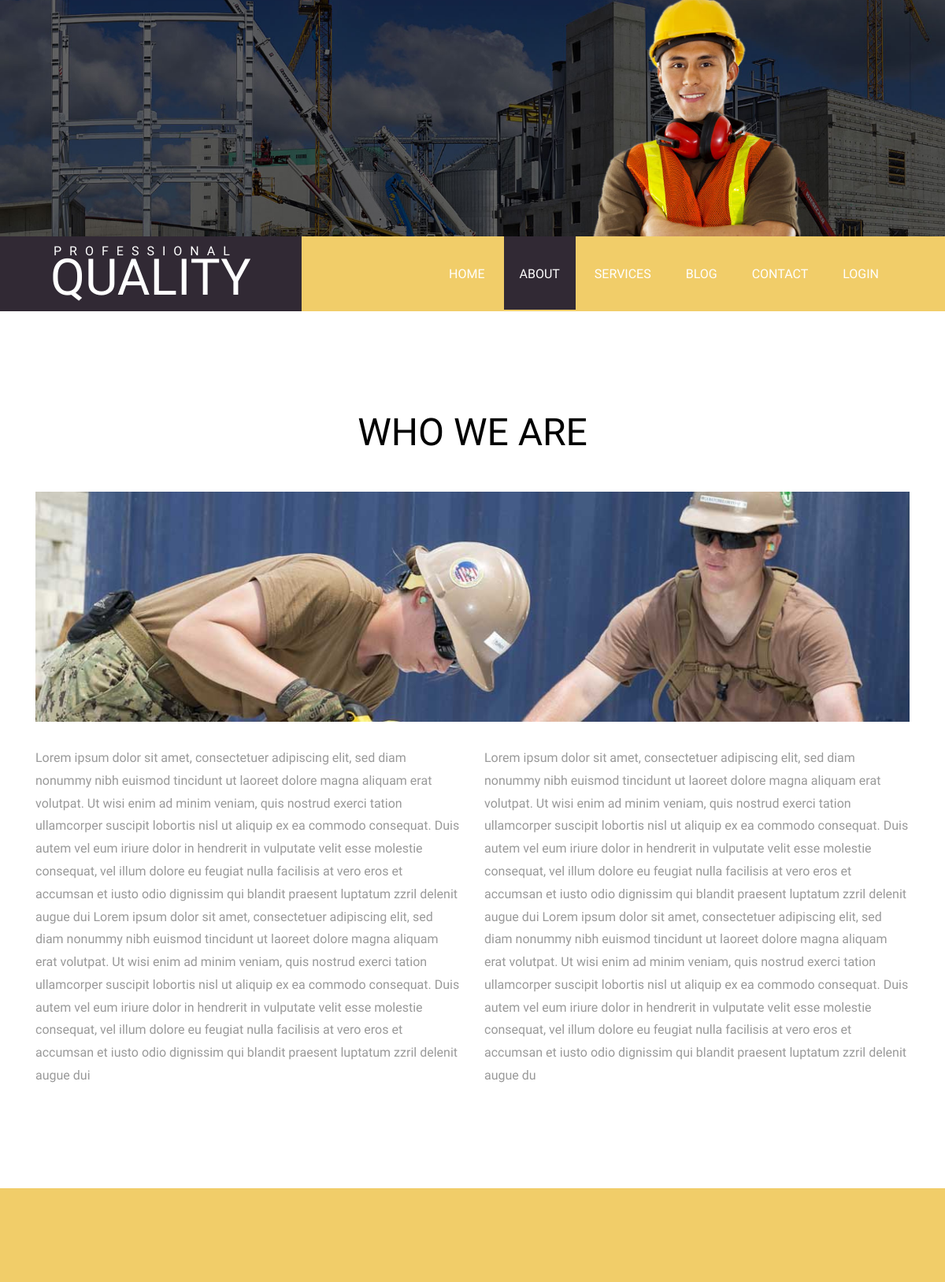
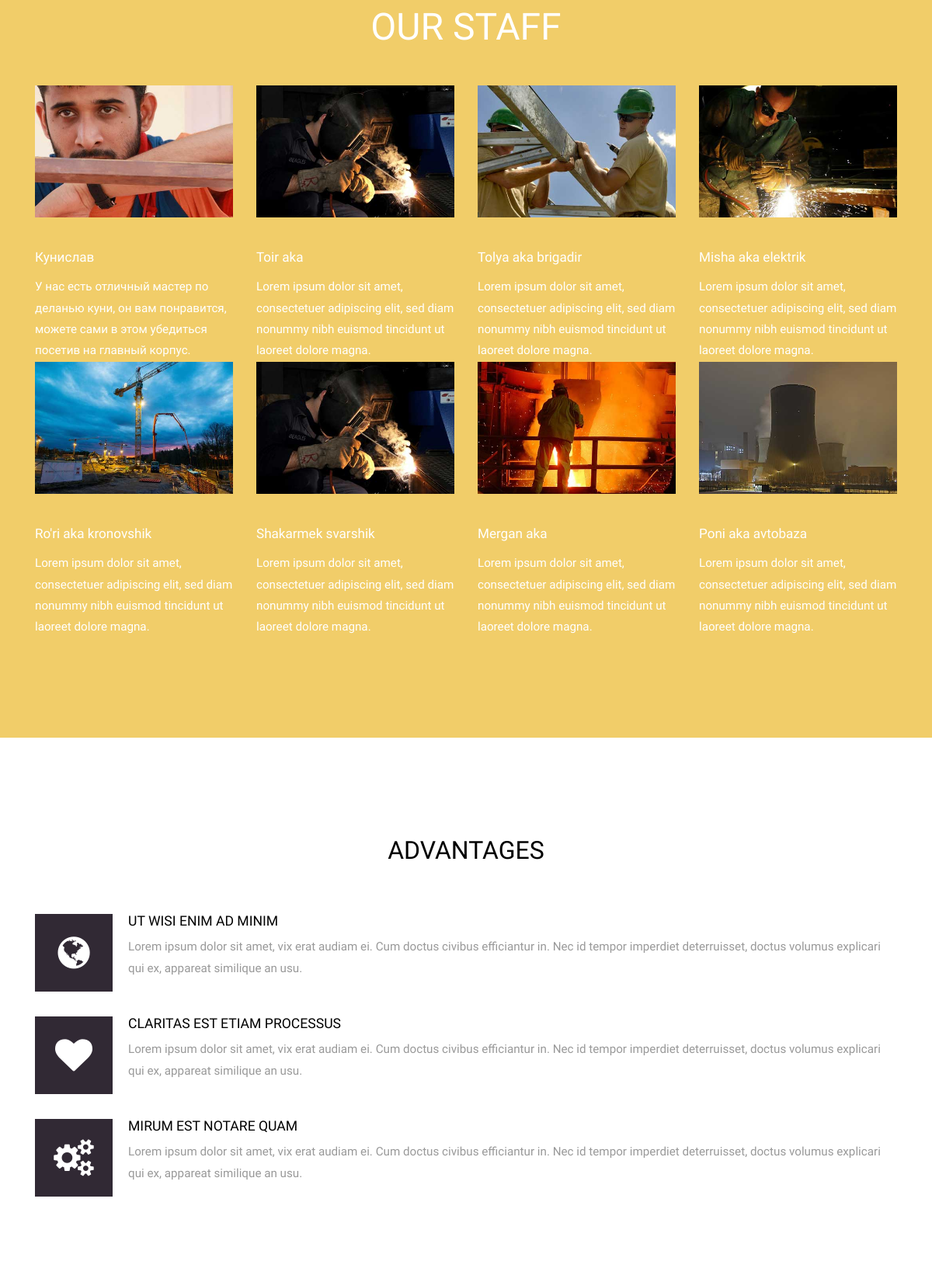
The page /about/ (upper part) on the database its author committed (2 pictures, top to bottom).
### pages/models.py (models this page shows, shortened)
class About(models.Model):
    descr = models.TextField(verbose_name="Описание описания сайта")
    slug = models.SlugField(blank=True, null=True, unique=True)
    class Meta:
        verbose_name = "Описание сайта"
        verbose_name_plural = "Описании сайта"

class Human(models.Model):
    title = models.CharField(verbose_name="Имя человека", max_length=150, unique=True)
    descr = models.TextField(verbose_name="Описание человека")
    does_work = models.BooleanField(verbose_name="Работает?", default=True)
    slug = models.SlugField(blank=True, null=True, unique=True)
    def get_photo_human(self):
        photo = self.humanimage_set.all().first()
        if photo is not None:
            return photo.photo.url
        return "https://images.satu.kz/126101312_w640_h640_razdel-v-razrabotketovary.jpg"
    class Meta:
        verbose_name = "Человек"
        verbose_name_plural = "Люди"

class HumanImage(models.Model):
    photo = models.ImageField(verbose_name="Фото", upload_to="humans/", blank=True, null=True)
    humans = models.ForeignKey(Human, on_delete=models.CASCADE)

### pages/views.py (the view)
# urls.py: path("about/", views.about_view, name="about"),
def about_view(request):
    humans = Human.objects.all()
    abouts = About.objects.all()
    services = Services.objects.all()[:3]
    blogs = Blog.objects.all()[:3]
    context = {
        "abouts": abouts,
        "humans": humans,
        "services": services,
        "blogs": blogs
    }
    return render(request, "pages/about.html", context)

### pages/models.py (called while the page is built)
    def get_absolute_url(self):
        return reverse("blog_detail", kwargs={"slug": self.slug})

### templates/pages/about.html (shortened to what this page needs)
{% extends 'base.html' %}
{% load static %}
{% block title1 %}
<div class="header_about"></div>
{% endblock title1 %}
{% block content %}
<div class="grid_1">
    <div class="container">
        <div class="box_1">
            <h3>Who we are</h3>
        </div>
        <div class="col-md-12 about_banner"><img src="{% static 'images/about.jpg' %}" class="img-responsive" alt=""/>
        </div>
        <div class="box_20">
            {% for about in abouts %}
            <div class="col-sm-6 box_3">
                <p>{{ about.descr }}</p>
            </div>
            {% endfor %}
            <div class="clearfix"></div>
        </div>
    </div>
</div>
<div class="grid_3">
    <div class="container">
        <h3>Our Staff</h3>
        <div class="about-grids">
            {% for human in humans %}
            <div class="col-sm-3 about-grid margin-bottom-3%">
                <div class="view view-first">
                    <img src="{{ human.get_photo_human }}" class="img-responsive" alt=""/>
                </div>
                <h4><p>{{ human.title }}</p></h4>
                <p>{{ human.descr }}</p>
            </div>
            {% endfor %}
            <div class="clearfix"></div>
        </div>
    </div>
</div>
<div class="advantages">
    <div class="container">
        <div class="col-md-12 span_2">
            <h3 class="m_3">Advantages</h3>
            <div class="feature about_box1">
                <i class="fa fa-globe"> </i>
                <h4>Ut wisi enim ad minim</h4>
                <p>
                    Lorem ipsum dolor sit amet, vix erat audiam ei. Cum doctus civibus efficiantur in. Nec id tempor
                    imperdiet deterruisset, doctus volumus explicari qui ex, appareat similique an usu.
                </p>
            </div>
            <div class="feature about_box1">
                <i class="fa fa-heart"> </i>
                <h4>Claritas est etiam processus</h4>
                <p>
                    Lorem ipsum dolor sit amet, vix erat audiam ei. Cum doctus civibus efficiantur in. Nec id tempor
                    imperdiet deterruisset, doctus volumus explicari qui ex, appareat similique an usu.
                </p>
            </div>
            <div class="feature">
                <i class="fa fa-gears"> </i>
                <h4>Mirum est notare quam</h4>
                <p>
                    Lorem ipsum dolor sit amet, vix erat audiam ei. Cum doctus civibus efficiantur in. Nec id tempor
                    imperdiet deterruisset, doctus volumus explicari qui ex, appareat similique an usu.
                </p>
            </div>
        </div>
    </div>
</div>
{% endblock content %}

### static/css/style.css (style rules this page uses)
h4, h5, h6, h1, h2, h3 { margin-top: 0; }
p { margin: 0; }
html, body { font-family: 'PT Sans Narrow', sans-serif; font-size: 100%; background:#fff; }
.grid_1 { padding:8em 0; }
.header_about { background: url(../images/banner.jpg) no-repeat center top; -webkit-background-size: cover; -moz-background-size: cover; -o-background-size: cover; background-size: cover; background-position: center; min-height:300px; }
.box_1 h3 { color: #000; text-transform: uppercase; margin-bottom: 1em; font-size: 3em; text-align: center; }
.box_3 p { color: #999; line-height: 1.8em; }
.about_banner { margin-bottom:2em; }
.grid_3 { background:#f1cd69; padding:8em 0; }
.grid_3 h3 { color:#fff; text-transform:uppercase; font-size:3em; text-align:center; margin-bottom:1em; }
.view { overflow: hidden; position: relative; text-align: center; cursor:pointer; }
.view-first img { -webkit-transition: all 0.2s linear; -moz-transition: all 0.2s linear; -o-transition: all 0.2s linear; -ms-transition: all 0.2s linear; transition: all 0.2s linear; }
.about-grid h4 { margin-top:2em; }
.about-grid p { color: #fff; font-size:0.95em; line-height: 1.8em; font-weight: 300; }
.advantages { padding:8em 0; }
.about_box1 { margin-bottom:3em; }
.feature { padding-left: 120px; position: relative; }
.feature i { position: absolute; top: 0; left: 0; padding: 0; margin: 0; width: 100px; height: 100px; line-height: 101px; text-align: center; background:#312934; font-size: 3em; color: #fff; }
.feature h4 { color: #000; font-size:1.1em; text-transform: uppercase; }
.feature p { color: #999; font-size:0.95em; line-height: 1.8em; }
h3.m_3 { color:#000; text-align:center; font-size: 2em; text-transform:uppercase; margin-bottom:2em; }

### rows shown on the page
About: descr "Lorem ipsum dolor sit amet, consectetuer adipiscing elit, sed diam nonummy nibh euismod tincidunt ut laoreet dolore magna aliquam erat volutpat. Ut wisi enim ad minim veniam, quis nostrud exerci tation ullamcorper suscipit lobortis nisl ut aliquip ex ea commodo consequat. Duis autem vel eum iriure dolor in hendrerit in vulputate velit esse molestie consequat, vel illum dolore eu feugiat nulla facilisis at vero eros et accumsan et iusto odio dignissim qui blandit praesent luptatum zzril delenit augue dui Lorem ipsum dolor sit amet, consectetuer adipiscing elit, sed diam nonummy nibh euismod tincidunt ut laoreet dolore magna aliquam erat volutpat. Ut wisi enim ad minim veniam, quis nostrud…"
About: descr "Lorem ipsum dolor sit amet, consectetuer adipiscing elit, sed diam nonummy nibh euismod tincidunt ut laoreet dolore magna aliquam erat volutpat. Ut wisi enim ad minim veniam, quis nostrud exerci tation ullamcorper suscipit lobortis nisl ut aliquip ex ea commodo consequat. Duis autem vel eum iriure dolor in hendrerit in vulputate velit esse molestie consequat, vel illum dolore eu feugiat nulla facilisis at vero eros et accumsan et iusto odio dignissim qui blandit praesent luptatum zzril delenit augue dui Lorem ipsum dolor sit amet, consectetuer adipiscing elit, sed diam nonummy nibh euismod tincidunt ut laoreet dolore magna aliquam erat volutpat. Ut wisi enim ad minim veniam, quis nostrud…"
Human: get_photo_human (picture), title "Кунислав", descr "У нас есть отличный мастер по деланью куни, он вам понравится, можете сами в этом убедиться посетив на главный корпус."
Human: get_photo_human (picture), title "Toir aka", descr "Lorem ipsum dolor sit amet, consectetuer adipiscing elit, sed diam nonummy nibh euismod tincidunt ut laoreet dolore magna."
Human: get_photo_human (picture), title "Tolya aka brigadir", descr "Lorem ipsum dolor sit amet, consectetuer adipiscing elit, sed diam nonummy nibh euismod tincidunt ut laoreet dolore magna."
Human: get_photo_human (picture), title "Misha aka elektrik", descr "Lorem ipsum dolor sit amet, consectetuer adipiscing elit, sed diam nonummy nibh euismod tincidunt ut laoreet dolore magna."
Human: get_photo_human (picture), title "Ro'ri aka kronovshik", descr "Lorem ipsum dolor sit amet, consectetuer adipiscing elit, sed diam nonummy nibh euismod tincidunt ut laoreet dolore magna."
Human: get_photo_human (picture), title "Shakarmek svarshik", descr "Lorem ipsum dolor sit amet, consectetuer adipiscing elit, sed diam nonummy nibh euismod tincidunt ut laoreet dolore magna."
Human: get_photo_human (picture), title "Mergan aka", descr "Lorem ipsum dolor sit amet, consectetuer adipiscing elit, sed diam nonummy nibh euismod tincidunt ut laoreet dolore magna."
Human: get_photo_human (picture), title "Poni aka avtobaza", descr "Lorem ipsum dolor sit amet, consectetuer adipiscing elit, sed diam nonummy nibh euismod tincidunt ut laoreet dolore magna."
